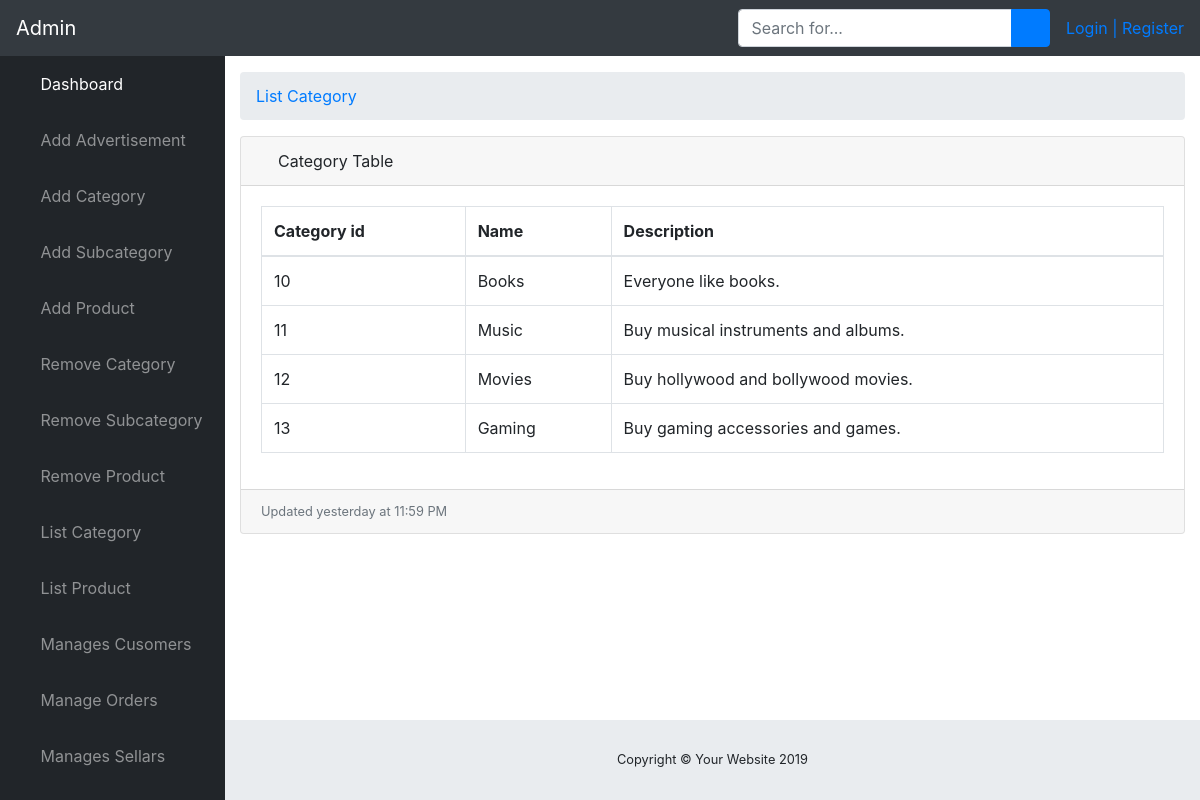
The page /Admin/listcat.php on the database its author committed.
### tables this page shows
CREATE TABLE IF NOT EXISTS `category` (
  `cid` int(10) NOT NULL AUTO_INCREMENT,
  `name` varchar(100) NOT NULL,
  `description` varchar(500) NOT NULL,
  `image` varchar(255) NOT NULL,
  PRIMARY KEY (`cid`)
);

### Admin/listcat.php (the view, shortened to what this page needs)
<?php
include("db.php");
$database = "e-commerce";
mysqli_select_db($conn,$database);
$quer = "SELECT * FROM `category`;";
$result = mysqli_query($conn,$quer);
?>
<!DOCTYPE html>
<html lang="en">
<head>
  <link href="vendor/fontawesome-free/css/all.min.css" rel="stylesheet" type="text/css">
  <link href="vendor/datatables/dataTables.bootstrap4.css" rel="stylesheet">
  <link href="css/sb-admin.css" rel="stylesheet">
</head>
<body id="page-top">
  <nav class="navbar navbar-expand navbar-dark bg-dark static-top">
    <a class="navbar-brand mr-1" href="admin.php">Admin</a>
    <form class="d-none d-md-inline-block form-inline ml-auto mr-0 mr-md-3 my-2 my-md-0">
      <div class="input-group">
        <input type="text" class="form-control" placeholder="Search for..." aria-label="Search" aria-describedby="basic-addon2">
        <div class="input-group-append">
          <button class="btn btn-primary" type="button">
            <i class="fas fa-search"></i>
          </button>
        </div>
      </div>
    </form>
    <ul class="navbar-nav ml-auto ml-md-0">
      <li style="color: #468cfc;">
        <?php
          if (!empty($_SESSION['admin_first_name'])) {
            echo $_SESSION['admin_first_name'].$_SESSION['admin_last_name']." | ";
            echo '<a href="admin.php?id=log_out"> Log-out</a>';
          }
          else
          {
            echo '<a href="login.php">Login |</a>
        <a href="register.php"> Register</a>';
          }
         ?>
      </li>
    </ul>
  </nav>
  <div id="wrapper">
    <ul class="sidebar navbar-nav">
      <li class="nav-item active">
        <a class="nav-link" href="admin.php">
          <i class="fas fa-fw fa-tachometer-alt"></i>
          <span>Dashboard</span>
        </a>
      </li>
        <li class="nav-item">
        <a class="nav-link" href="addadvertisement.php">
          <i class="fas fa-fw fa-table"></i>
          <span>Add Advertisement</span></a>
      </li>
      <li class="nav-item">
        <a class="nav-link" href="addcat.php">
          <i class="fas fa-fw fa-chart-area"></i>
          <span>Add Category</span></a>
      </li>
      <li class="nav-item">
        <a class="nav-link" href="addsubcategory.php">
          <i class="fas fa-fw fa-table"></i>
          <span>Add Subcategory</span></a>
      </li>
      <li class="nav-item">
        <a class="nav-link" href="addpro.php">
          <i class="fas fa-fw fa-table"></i>
          <span>Add Product</span></a>
      </li>
      <li class="nav-item">
        <a class="nav-link" href="removecat.php">
          <i class="fas fa-fw fa-table"></i>
          <span>Remove Category</span></a>
      </li>
      <li class="nav-item">
        <a class="nav-link" href="removesubcategory.php">
          <i class="fas fa-fw fa-table"></i>
          <span>Remove Subcategory</span></a>
      </li>
      <li class="nav-item">
        <a class="nav-link" href="removepro.php">
          <i class="fas fa-fw fa-table"></i>
          <span>Remove Product</span></a>
      </li>
      <li class="nav-item">
        <a class="nav-link" href="listcat.php">
          <i class="fas fa-fw fa-table"></i>
          <span>List Category</span></a>
      </li>
      <li class="nav-item">
        <a class="nav-link" href="listpro.php">
          <i class="fas fa-fw fa-table"></i>
          <span>List Product</span></a>
      </li>
      <li class="nav-item">
        <a class="nav-link" href="managecustomer.php">
          <i class="fas fa-fw fa-table"></i>
          <span>Manages Cusomers</span></a>
      </li>
      <li class="nav-item">
        <a class="nav-link" href="manageorders.php">
          <i class="fas fa-fw fa-table"></i>
          <span>Manage Orders</span></a>
      </li>
      <li class="nav-item">
        <a class="nav-link" href="managesellar.php">
          <i class="fas fa-fw fa-table"></i>
          <span>Manages Sellars</span></a>
      </li>
    </ul>
    <div id="content-wrapper">
      <div class="container-fluid">
        <ol class="breadcrumb">
          <li class="breadcrumb-item">
            <a href="#">List Category</a>
          </li>
        </ol>
        <div class="card mb-3">
          <div class="card-header">
            <i class="fas fa-table"></i>
            Category Table</div>
          <div class="card-body">
            <div class="table-responsive">
              <table class="table table-bordered" id="dataTable" width="100%" cellspacing="0">
                <thead>
                  <tr>
                    <th>Category id</th>
                    <th>Name</th>
                    <th>Description</th>
                  </tr>
                </thead>
                <tbody>
                  <?php
                  while ($data = $result->fetch_assoc()) {
                    echo "<tr>";
                    echo "<td>" . $data['cid'] ."</td>";
                    echo "<td>" . $data['name'] ."</td>";
                    echo "<td>" . $data['description'] ."</td>";
                    echo "</tr>";
                  }
                  ?>
                </tbody>
              </table>
            </div>
          </div>
          <div class="card-footer small text-muted">Updated yesterday at 11:59 PM</div>
      </div>
    </div>
      <footer class="sticky-footer">
        <div class="container my-auto">
          <div class="copyright text-center my-auto">
            <span>Copyright © Your Website 2019</span>
          </div>
        </div>
      </footer>
    </div>
  </div>
</body>
</html>

### rows shown on the page
category: cid "10", name "Books", description "Everyone like books."
category: cid "11", name "Music", description "Buy musical instruments and albums."
category: cid "12", name "Movies", description "Buy hollywood and bollywood movies."
category: cid "13", name "Gaming", description "Buy gaming accessories and games."
